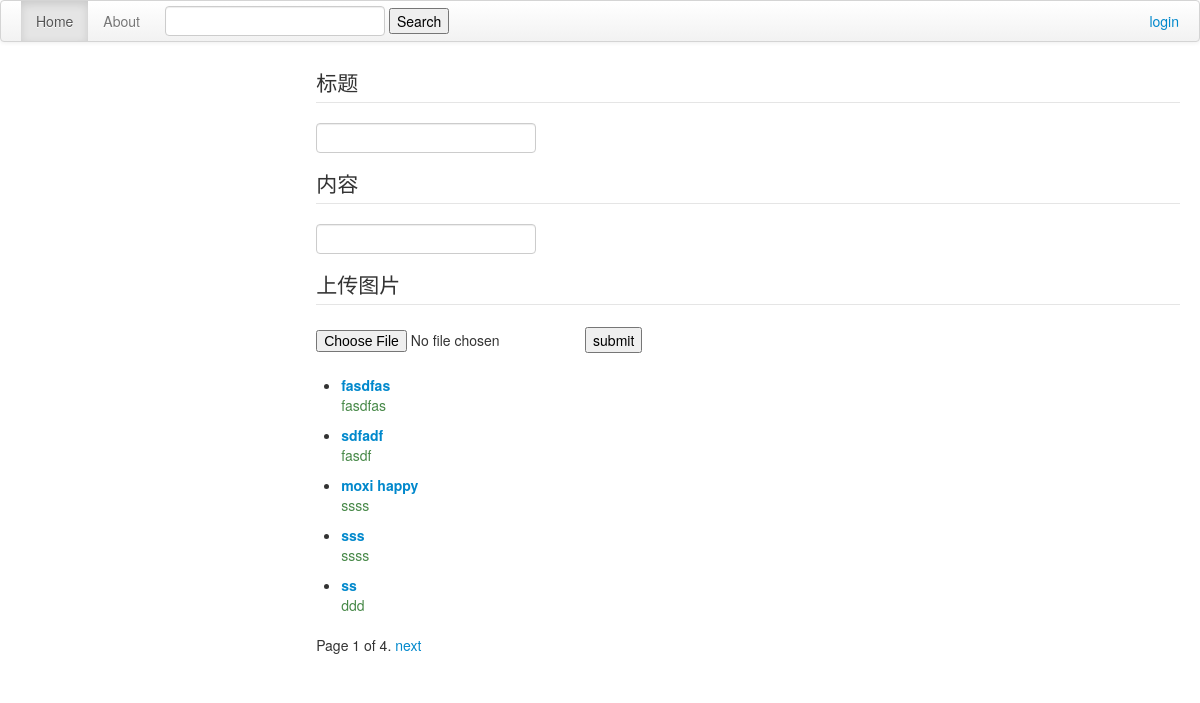
The page /show_wishes/ on the database as committed earlier.
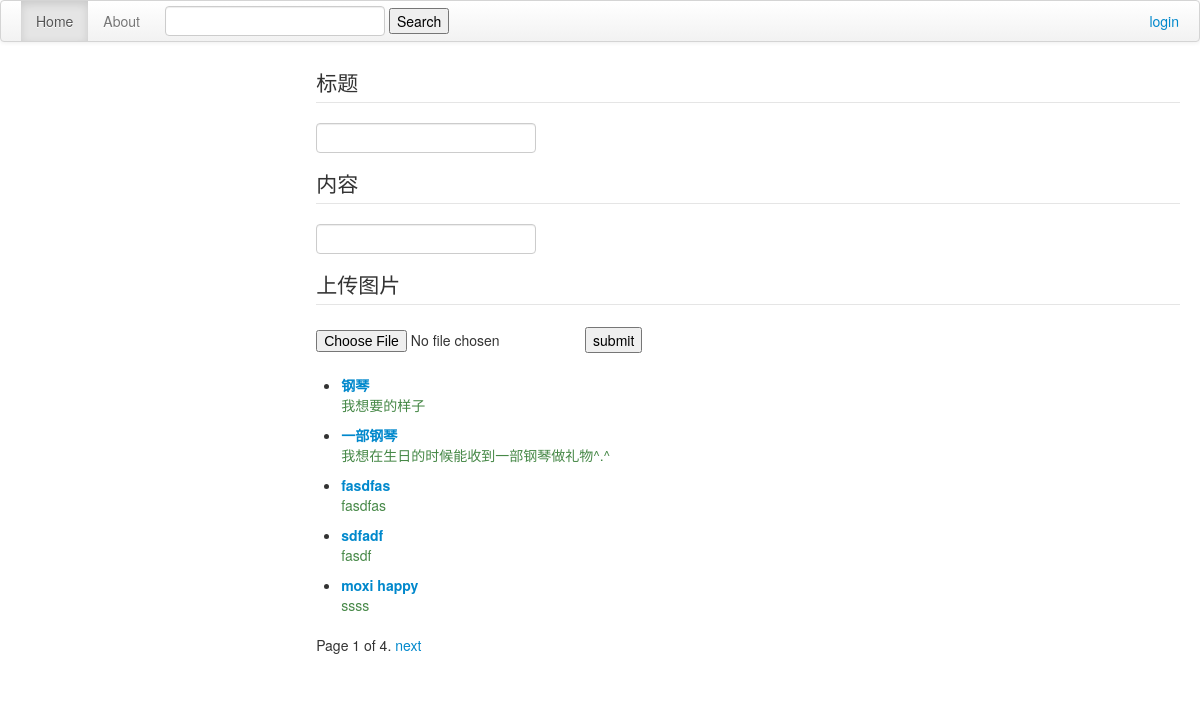
The same page on the database as committed later.
### blog/models.py (models this page shows, shortened)
class Blog(models.Model):
    title = models.CharField(max_length=255)
    body_text = models.CharField(max_length=1024)
    image = models.ImageField(upload_to='photos', blank=True,null=True)

### blog/views.py (the view)
# urls.py: url(r'^show_wishes/$', 'blog.views.show_entries'),
def show_entries(request):
    entry_list = Blog.objects.order_by("-id")
    paginator = Paginator(entry_list, 5)
    try:
        page = int(request.GET.get('page', '1'))
    except ValueError:
        page = 1
    try:
        entries = paginator.page(page)
    except (EmptyPage, InvalidPage):
        entries = paginator.page(paginator.num_pages)
    return render(request, 'blog/show_entries.html', {"entries": entries})

### templates/blog/show_entries.html (shortened to what this page needs)
{% extends "blog/layout.html" %}
{% block mybody %}
  <form action="/add_entry/" method="POST" enctype="multipart/form-data">
    <fieldset>
      <legend>标题</legend>
      <input type="text" name="title"/>
      <legend>内容</legend>
      <input type="text" name="body_text"/>
      <legend>上传图片</legend>
      <input type="file" name="image"/>
      <input type="submit" value="submit">
    </fieldset>
  </form>
  <ul class="entries">
  {% for entry in entries.object_list %}
  <li><strong><a class="entry_link" target="_blank" href="/wish/{{entry.id}}">{{entry.title}}</a></strong>
    <p class="text-success">{{entry.body_text}}</p>
  {% endfor %}
  </ul>
  <div class="pagination">
      <span class="step-links">
          <span class="current">
              Page {{ entries.number }} of {{ entries.paginator.num_pages }}.
          </span>
          {% if entries.has_next %}
              <a href="?page={{ entries.next_page_number }}">next</a>
          {% endif %}
      </span>
  </div>
{% endblock %}

### templates/blog/layout.html (shortened to what this page needs)
<!doctype html>
<html lang="en">
  <head>
    <link rel="stylesheet" href="/static/bootstrap/css/bootstrap.min.css" media="screen">
  </head>
  <body>
    <div class="navbar">
      <div class="navbar-inner">
        <div class="container">
          <div class="nav-collapse collapse">
            <p class="navbar-text pull-right">
            {% if not user.is_authenticated %}
              <a href="/accounts/login/">login</a>
            {% else %}
              <a href="/logout/">logout</a>
            {% endif %}
            </p>
            <ul class="nav">
              <li class="active"><a href="/">Home</a></li>
              <li ><a href="#">About</a></li>
            </ul>
            <form class="navbar-form" action="#" method= "post" name= "search">
              <input type=text name=query_word>
              <input type=submit value=Search>
            </form>
          </div>
        </div>
      </div>
    </div>
    <div class="container-fluid">
      <div class="row-fluid">
        <div class="span9 offset3">
          {% block mybody %}{% endblock %}
          </div>
        </div>
      </div>
  </body>
</html>

Rows that differ between the two databases and show on the page:
no longer on this page (row unchanged): Blog: title "sss", body_text "ssss"
no longer on this page (row unchanged): Blog: title "ss", body_text "ddd"
added Blog: title "钢琴", body_text "我想要的样子"
added Blog: title "一部钢琴", body_text "我想在生日的时候能收到一部钢琴做礼物^.^"
